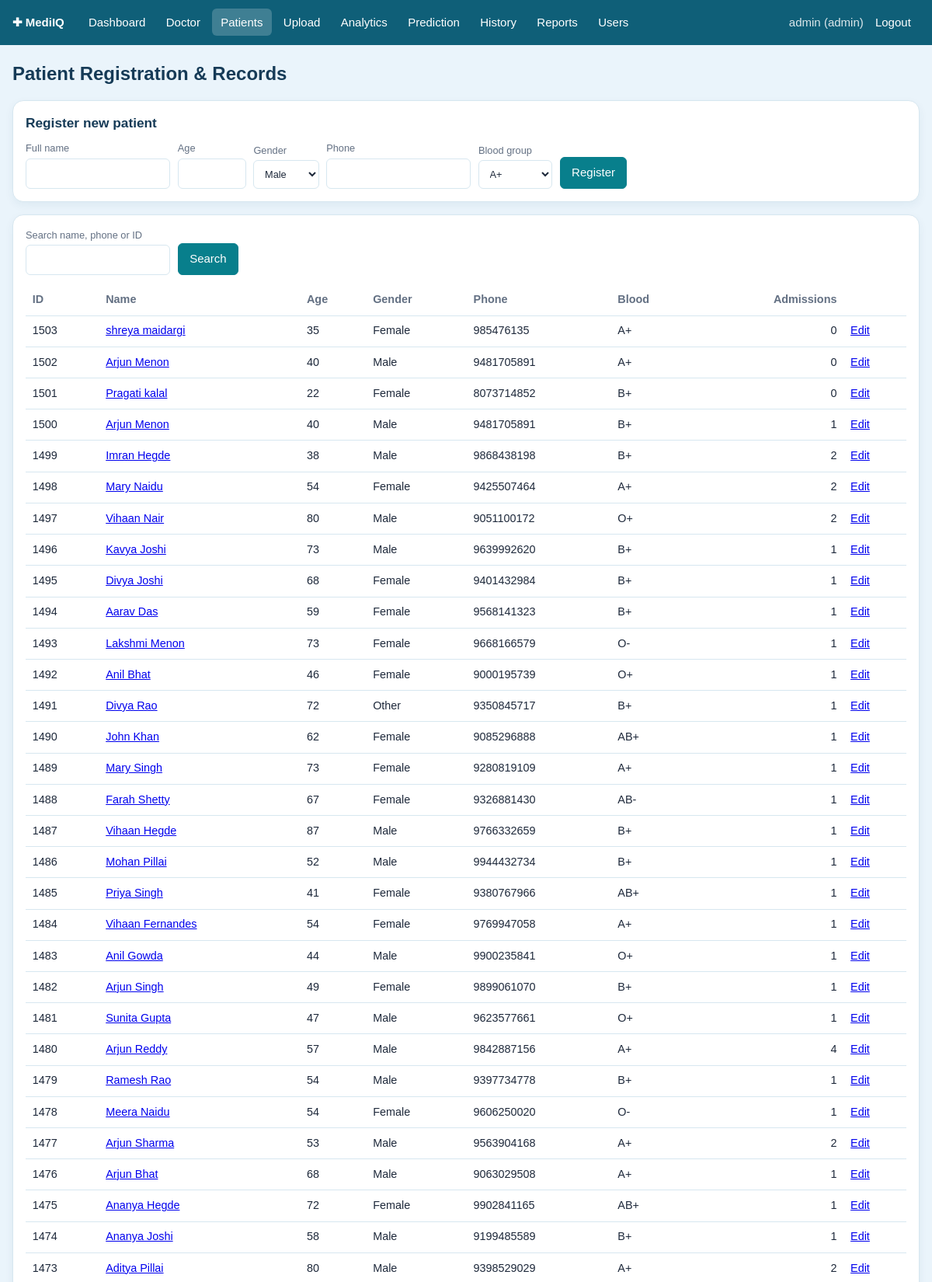
The app's page /patients (signed in, upper part) with its own data.
### tables this page shows
CREATE TABLE users (
    user_id       INTEGER PRIMARY KEY AUTOINCREMENT,
    username      TEXT NOT NULL UNIQUE,
    password_hash TEXT NOT NULL,
    role          TEXT NOT NULL DEFAULT 'staff' CHECK (role IN ('admin','doctor','staff'))
);

CREATE TABLE patients (
    patient_id  INTEGER PRIMARY KEY AUTOINCREMENT,
    name        TEXT NOT NULL,
    age         INTEGER NOT NULL CHECK (age BETWEEN 0 AND 120),
    gender      TEXT NOT NULL CHECK (gender IN ('Male','Female','Other')),
    phone       TEXT,
    blood_group TEXT NOT NULL DEFAULT 'Unknown'
);

### views.py (the view)
@bp.route("/patients")
@login_required
def patients():
    q = request.args.get("q", "").strip()
    edit = repo.get_patient(request.args.get("edit", type=int)) if request.args.get("edit") else None
    return render_template("patients.html", patients=repo.list_patients(q or None), q=q, edit=edit,
                           genders=["Male", "Female", "Other"], blood=validation.BLOOD)

### auth.py (called while the page is built)
@bp.before_app_request
def load_user():
    uid = session.get("user_id")
    g.user = repo.get_user(uid) if uid else None

def login_required(view):
    @wraps(view)
    def wrapped(*a, **kw):
        if g.user is None:
            return redirect(url_for("auth.login", next=request.path))
        return view(*a, **kw)
    return wrapped

### db.py (called while the page is built)
def get_db():
    if "db" not in g:
        g.db = sqlite3.connect(current_app.config["DATABASE"])
        g.db.row_factory = sqlite3.Row
        g.db.execute("PRAGMA foreign_keys = ON")
    return g.db

### repo.py (called while the page is built)
def _q(sql, params=()):
    return get_db().execute(sql, params).fetchall()

def get_user(user_id):
    return get_db().execute("SELECT * FROM users WHERE user_id=?", (user_id,)).fetchone()

def list_patients(search=None):
    if search:
        like = f"%{search}%"
        return _q("""SELECT p.*, (SELECT COUNT(*) FROM admissions a WHERE a.patient_id=p.patient_id) AS n_adm
                     FROM patients p WHERE p.name LIKE ? OR p.phone LIKE ? OR CAST(p.patient_id AS TEXT)=?
                     ORDER BY p.name LIMIT 200""", (like, like, search.strip()))
    return _q("""SELECT p.*, (SELECT COUNT(*) FROM admissions a WHERE a.patient_id=p.patient_id) AS n_adm
                 FROM patients p ORDER BY p.patient_id DESC LIMIT 200""")

### templates/patients.html (shortened to what this page needs)
{% extends "base.html" %}{% block title %}Patients{% endblock %}
{% block content %}
<h1>Patient Registration &amp; Records</h1>
<div class="card"><h2>{{ 'Edit patient #' ~ edit.patient_id if edit else 'Register new patient' }}</h2>
<form class="inline" method="post" action="{{ url_for('main.patient_save') }}"><input type="hidden" name="_csrf" value="{{ csrf_token }}">
<label>Full name<input name="name" required minlength="2" maxlength="80" value="{{ edit.name if edit }}"></label>
<label>Age<input type="number" name="age" min="0" max="120" required style="width:5.5rem" value="{{ edit.age if edit }}"></label>
<label>Gender<select name="gender">{% for x in genders %}<option {{ 'selected' if edit and edit.gender==x }}>{{ x }}</option>{% endfor %}</select></label>
<label>Phone<input name="phone" value="{{ edit.phone if edit and edit.phone }}"></label>
<label>Blood group<select name="blood_group">{% for x in blood %}<option {{ 'selected' if edit and edit.blood_group==x }}>{{ x }}</option>{% endfor %}</select></label>
<button>{{ 'Update' if edit else 'Register' }}</button>{% if edit %}<a class="btn sec" href="{{ url_for('main.patients') }}">Cancel</a>{% endif %}</form></div>
<div class="card scroll"><form class="inline" method="get" style="margin-bottom:.8rem"><label>Search name, phone or ID<input name="q" value="{{ q }}"></label><button>Search</button></form>
<table><tr><th>ID</th><th>Name</th><th>Age</th><th>Gender</th><th>Phone</th><th>Blood</th><th class="n">Admissions</th><th></th></tr>
{% for p in patients %}<tr><td>{{ p.patient_id }}</td><td><a href="{{ url_for('main.patient_detail', pid=p.patient_id) }}">{{ p.name }}</a></td><td>{{ p.age }}</td><td>{{ p.gender }}</td><td>{{ p.phone or '' }}</td><td>{{ p.blood_group }}</td><td class="n">{{ p.n_adm }}</td>
<td><a href="{{ url_for('main.patients', edit=p.patient_id) }}">Edit</a></td></tr>
{% else %}<tr><td colspan="8" class="muted">No patients found.</td></tr>{% endfor %}</table>
<p class="muted">Showing up to 200 records.</p></div>
{% endblock %}

### templates/base.html (shortened to what this page needs)
<!doctype html>
<html lang="en"><head>
<link rel="stylesheet" href="{{ url_for('static', filename='css/style.css') }}">
</head><body>
{% set ep = request.endpoint or '' %}
<nav>
  <span class="brand">&#10010; MediIQ</span>
  {% if g.user %}
  <a href="{{ url_for('main.dashboard') }}" class="{{ 'on' if ep=='main.dashboard' }}">Dashboard</a>
  {% if g.user.role in ('admin','doctor') %}<a href="{{ url_for('main.doctor') }}" class="{{ 'on' if ep=='main.doctor' }}">Doctor</a>{% endif %}
  <a href="{{ url_for('main.patients') }}" class="{{ 'on' if ep in ('main.patients','main.patient_detail') }}">Patients</a>
  <a href="{{ url_for('main.upload') }}" class="{{ 'on' if ep=='main.upload' }}">Upload</a>
  <a href="{{ url_for('main.analytics_page') }}" class="{{ 'on' if ep=='main.analytics_page' }}">Analytics</a>
  <a href="{{ url_for('main.predict') }}" class="{{ 'on' if ep=='main.predict' }}">Prediction</a>
  <a href="{{ url_for('main.history') }}" class="{{ 'on' if ep.startswith('main.history') }}">History</a>
  <a href="{{ url_for('main.reports') }}" class="{{ 'on' if ep=='main.reports' }}">Reports</a>
  {% if g.user.role=='admin' %}<a href="{{ url_for('auth.users') }}">Users</a>{% endif %}
  <span style="color:#fff;opacity:.85">{{ g.user.username }} ({{ g.user.role }})</span>
  <a href="{{ url_for('auth.logout') }}">Logout</a>
  {% endif %}
</nav>
<main>
  {% block content %}{% endblock %}
</main>
</body></html>

### static/css/style.css (style rules this page uses)
:root { --bg: #EAF4FB; --card: #FFFFFF; --ink: #1E293B; --muted: #637083; --line: #D7E7F0; --brand: #0F5F78; --accent: #087F8C; --danger: #C0392B; --amber: #D98A0B; --ok: #1F8A5B; }
* { box-sizing: border-box; }
body { margin: 0; font-family: Arial, Helvetica, sans-serif; font-size: 15px; line-height: 1.5; background: var(--bg); color: var(--ink); }
nav { display: flex; flex-wrap: wrap; align-items: center; gap: 0.25rem; background: var(--brand); padding: 0.7rem 1rem; }
nav a { color: #FFFFFF; text-decoration: none; padding: 0.4rem 0.7rem; border-radius: 6px; transition: background 0.2s ease; }
nav a:hover, nav a.on { background: rgba(255, 255, 255, 0.2); }
nav .brand { font-weight: 700; margin-right: 1rem; color: #FFFFFF; }
main { max-width: 1200px; margin: 1.2rem auto; padding: 0 1rem; }
h1, h2, h3 { color: #163B57; }
h1 { font-size: 1.5rem; margin: 0.2rem 0 1rem; }
h2 { font-size: 1.08rem; margin: 0 0 0.6rem; }
.card, .stat-card, .chart-container { background: var(--card); color: var(--ink); border: 1px solid var(--line); border-radius: 14px; padding: 1rem; margin-bottom: 1rem; box-shadow: 0 4px 12px rgba(15, 70, 100, 0.06); }
.scroll { overflow-x: auto; }
table { width: 100%; border-collapse: collapse; font-size: 0.9rem; }
th, td { padding: 0.55rem; border-bottom: 1px solid var(--line); text-align: left; vertical-align: top; }
th { color: var(--muted); font-weight: 600; }
td.n, th.n { text-align: right; }
form.inline { display: flex; flex-wrap: wrap; gap: 0.6rem; align-items: end; }
label { display: flex; flex-direction: column; font-size: 0.8rem; color: var(--muted); gap: 0.2rem; }
input, select, textarea { width: 100%; max-width: 100%; padding: 0.55rem 0.6rem; border: 1px solid var(--line); border-radius: 6px; background: var(--card); color: var(--ink); font: inherit; }
button, .btn { background: var(--accent); color: #FFFFFF; border: 1px solid var(--accent); border-radius: 6px; padding: 0.5rem 0.9rem; cursor: pointer; text-decoration: none; font: inherit; display: inline-block; transition: background 0.2s ease; }

### records on screen
users: user.username "admin", user.role "admin"
patients: patient_id "1503", name "shreya maidargi", age "35", gender "Female", phone "985476135", blood_group "A+", n_adm "0"
patients: patient_id "1502", name "Arjun Menon", age "40", gender "Male", phone "9481705891", blood_group "A+", n_adm "0"
patients: patient_id "1501", name "Pragati kalal", age "22", gender "Female", phone "8073714852", blood_group "B+", n_adm "0"
patients: patient_id "1500", name "Arjun Menon", age "40", gender "Male", phone "9481705891", blood_group "B+", n_adm "1"
patients: patient_id "1499", name "Imran Hegde", age "38", gender "Male", phone "9868438198", blood_group "B+", n_adm "2"
patients: patient_id "1498", name "Mary Naidu", age "54", gender "Female", phone "9425507464", blood_group "A+", n_adm "2"
patients: patient_id "1497", name "Vihaan Nair", age "80", gender "Male", phone "9051100172", blood_group "O+", n_adm "2"
patients: patient_id "1496", name "Kavya Joshi", age "73", gender "Male", phone "9639992620", blood_group "B+", n_adm "1"
patients: patient_id "1495", name "Divya Joshi", age "68", gender "Female", phone "9401432984", blood_group "B+", n_adm "1"
patients: patient_id "1494", name "Aarav Das", age "59", gender "Female", phone "9568141323", blood_group "B+", n_adm "1"
patients: patient_id "1493", name "Lakshmi Menon", age "73", gender "Female", phone "9668166579", blood_group "O-", n_adm "1"
patients: patient_id "1492", name "Anil Bhat", age "46", gender "Female", phone "9000195739", blood_group "O+", n_adm "1"
patients: patient_id "1491", name "Divya Rao", age "72", gender "Other", phone "9350845717", blood_group "B+", n_adm "1"
patients: patient_id "1490", name "John Khan", age "62", gender "Female", phone "9085296888", blood_group "AB+", n_adm "1"
patients: patient_id "1489", name "Mary Singh", age "73", gender "Female", phone "9280819109", blood_group "A+", n_adm "1"
patients: patient_id "1488", name "Farah Shetty", age "67", gender "Female", phone "9326881430", blood_group "AB-", n_adm "1"
patients: patient_id "1487", name "Vihaan Hegde", age "87", gender "Male", phone "9766332659", blood_group "B+", n_adm "1"
patients: patient_id "1486", name "Mohan Pillai", age "52", gender "Male", phone "9944432734", blood_group "B+", n_adm "1"
patients: patient_id "1485", name "Priya Singh", age "41", gender "Female", phone "9380767966", blood_group "AB+", n_adm "1"
patients: patient_id "1484", name "Vihaan Fernandes", age "54", gender "Female", phone "9769947058", blood_group "A+", n_adm "1"
patients: patient_id "1483", name "Anil Gowda", age "44", gender "Male", phone "9900235841", blood_group "O+", n_adm "1"
patients: patient_id "1482", name "Arjun Singh", age "49", gender "Female", phone "9899061070", blood_group "B+", n_adm "1"
patients: patient_id "1481", name "Sunita Gupta", age "47", gender "Male", phone "9623577661", blood_group "O+", n_adm "1"
patients: patient_id "1480", name "Arjun Reddy", age "57", gender "Male", phone "9842887156", blood_group "A+", n_adm "4"
patients: patient_id "1479", name "Ramesh Rao", age "54", gender "Male", phone "9397734778", blood_group "B+", n_adm "1"
patients: patient_id "1478", name "Meera Naidu", age "54", gender "Female", phone "9606250020", blood_group "O-", n_adm "1"
patients: patient_id "1477", name "Arjun Sharma", age "53", gender "Male", phone "9563904168", blood_group "A+", n_adm "2"
patients: patient_id "1476", name "Arjun Bhat", age "68", gender "Male", phone "9063029508", blood_group "A+", n_adm "1"
patients: patient_id "1475", name "Ananya Hegde", age "72", gender "Female", phone "9902841165", blood_group "AB+", n_adm "1"
patients: patient_id "1474", name "Ananya Joshi", age "58", gender "Male", phone "9199485589", blood_group "B+", n_adm "1"
patients: patient_id "1473", name "Aditya Pillai", age "80", gender "Male", phone "9398529029", blood_group "A+", n_adm "2"

### other values on screen
{{ 'Edit patient #' ~ edit.patient_id if edit else 'Register new patient' }} "Register new patient"
{{ 'Update' if edit else 'Register' }} "Register"
form field gender "Male"
form field blood_group "A+"
